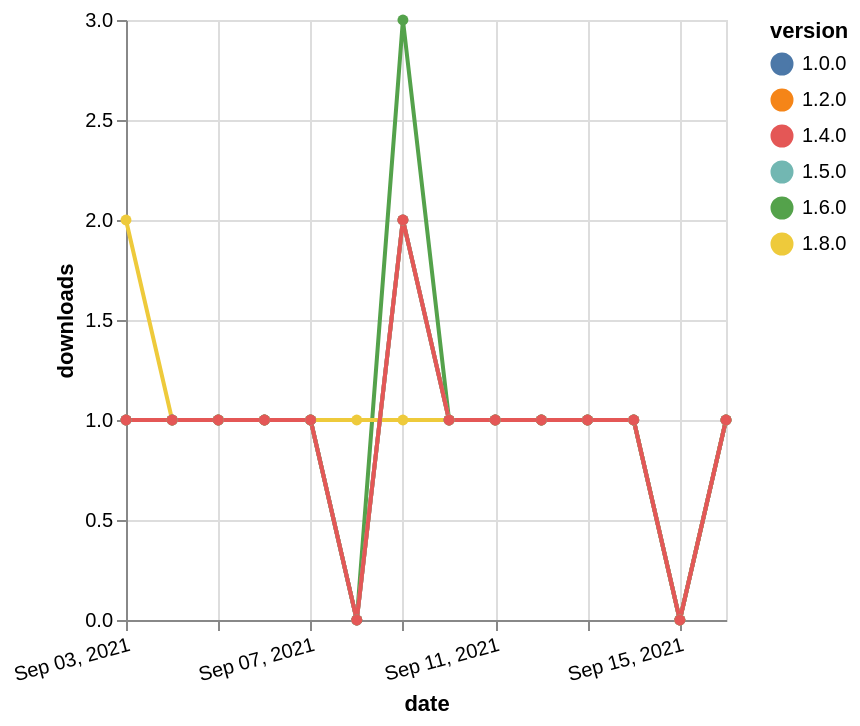

Here is the Vega-Lite specification saved for this chart:
### Vega-Lite specification from a JSON file in a GitHub repository (floating-point values rounded to 4 significant figures)
{"$schema": "https://vega.github.io/schema/vega-lite/v5.json", "description": "A simple bar chart with embedded data.", "data": {"values": [{"date": "2021-09-03", "total": 161, "delta": 1, "version": "1.6.0"}, {"date": "2021-09-04", "total": 162, "delta": 1, "version": "1.6.0"}, {"date": "2021-09-05", "total": 163, "delta": 1, "version": "1.6.0"}, {"date": "2021-09-06", "total": 164, "delta": 1, "version": "1.6.0"}, {"date": "2021-09-07", "total": 165, "delta": 1, "version": "1.6.0"}, {"date": "2021-09-08", "total": 165, "delta": 0, "version": "1.6.0"}, {"date": "2021-09-09", "total": 168, "delta": 3, "version": "1.6.0"}, {"date": "2021-09-10", "total": 169, "delta": 1, "version": "1.6.0"}, {"date": "2021-09-11", "total": 170, "delta": 1, "version": "1.6.0"}, {"date": "2021-09-12", "total": 171, "delta": 1, "version": "1.6.0"}, {"date": "2021-09-13", "total": 172, "delta": 1, "version": "1.6.0"}, {"date": "2021-09-14", "total": 173, "delta": 1, "version": "1.6.0"}, {"date": "2021-09-15", "total": 173, "delta": 0, "version": "1.6.0"}, {"date": "2021-09-16", "total": 174, "delta": 1, "version": "1.6.0"}, {"date": "2021-09-03", "total": 114, "delta": 2, "version": "1.8.0"}, {"date": "2021-09-04", "total": 115, "delta": 1, "version": "1.8.0"}, {"date": "2021-09-05", "total": 116, "delta": 1, "version": "1.8.0"}, {"date": "2021-09-06", "total": 117, "delta": 1, "version": "1.8.0"}, {"date": "2021-09-07", "total": 118, "delta": 1, "version": "1.8.0"}, {"date": "2021-09-08", "total": 119, "delta": 1, "version": "1.8.0"}, {"date": "2021-09-09", "total": 120, "delta": 1, "version": "1.8.0"}, {"date": "2021-09-10", "total": 121, "delta": 1, "version": "1.8.0"}, {"date": "2021-09-11", "total": 122, "delta": 1, "version": "1.8.0"}, {"date": "2021-09-12", "total": 123, "delta": 1, "version": "1.8.0"}, {"date": "2021-09-13", "total": 124, "delta": 1, "version": "1.8.0"}, {"date": "2021-09-14", "total": 125, "delta": 1, "version": "1.8.0"}, {"date": "2021-09-15", "total": 125, "delta": 0, "version": "1.8.0"}, {"date": "2021-09-16", "total": 126, "delta": 1, "version": "1.8.0"}, {"date": "2021-09-03", "total": 169, "delta": 1, "version": "1.0.0"}, {"date": "2021-09-04", "total": 170, "delta": 1, "version": "1.0.0"}, {"date": "2021-09-05", "total": 171, "delta": 1, "version": "1.0.0"}, {"date": "2021-09-06", "total": 172, "delta": 1, "version": "1.0.0"}, {"date": "2021-09-07", "total": 173, "delta": 1, "version": "1.0.0"}, {"date": "2021-09-08", "total": 173, "delta": 0, "version": "1.0.0"}, {"date": "2021-09-09", "total": 175, "delta": 2, "version": "1.0.0"}, {"date": "2021-09-10", "total": 176, "delta": 1, "version": "1.0.0"}, {"date": "2021-09-11", "total": 177, "delta": 1, "version": "1.0.0"}, {"date": "2021-09-12", "total": 178, "delta": 1, "version": "1.0.0"}, {"date": "2021-09-13", "total": 179, "delta": 1, "version": "1.0.0"}, {"date": "2021-09-14", "total": 180, "delta": 1, "version": "1.0.0"}, {"date": "2021-09-15", "total": 180, "delta": 0, "version": "1.0.0"}, {"date": "2021-09-16", "total": 181, "delta": 1, "version": "1.0.0"}, {"date": "2021-09-03", "total": 168, "delta": 1, "version": "1.2.0"}, {"date": "2021-09-04", "total": 169, "delta": 1, "version": "1.2.0"}, {"date": "2021-09-05", "total": 170, "delta": 1, "version": "1.2.0"}, {"date": "2021-09-06", "total": 171, "delta": 1, "version": "1.2.0"}, {"date": "2021-09-07", "total": 172, "delta": 1, "version": "1.2.0"}, {"date": "2021-09-08", "total": 172, "delta": 0, "version": "1.2.0"}, {"date": "2021-09-09", "total": 174, "delta": 2, "version": "1.2.0"}, {"date": "2021-09-10", "total": 175, "delta": 1, "version": "1.2.0"}, {"date": "2021-09-11", "total": 176, "delta": 1, "version": "1.2.0"}, {"date": "2021-09-12", "total": 177, "delta": 1, "version": "1.2.0"}, {"date": "2021-09-13", "total": 178, "delta": 1, "version": "1.2.0"}, {"date": "2021-09-14", "total": 179, "delta": 1, "version": "1.2.0"}, {"date": "2021-09-15", "total": 179, "delta": 0, "version": "1.2.0"}, {"date": "2021-09-16", "total": 180, "delta": 1, "version": "1.2.0"}, {"date": "2021-09-03", "total": 130, "delta": 1, "version": "1.5.0"}, {"date": "2021-09-04", "total": 131, "delta": 1, "version": "1.5.0"}, {"date": "2021-09-05", "total": 132, "delta": 1, "version": "1.5.0"}, {"date": "2021-09-06", "total": 133, "delta": 1, "version": "1.5.0"}, {"date": "2021-09-07", "total": 134, "delta": 1, "version": "1.5.0"}, {"date": "2021-09-08", "total": 134, "delta": 0, "version": "1.5.0"}, {"date": "2021-09-09", "total": 136, "delta": 2, "version": "1.5.0"}, {"date": "2021-09-10", "total": 137, "delta": 1, "version": "1.5.0"}, {"date": "2021-09-11", "total": 138, "delta": 1, "version": "1.5.0"}, {"date": "2021-09-12", "total": 139, "delta": 1, "version": "1.5.0"}, {"date": "2021-09-13", "total": 140, "delta": 1, "version": "1.5.0"}, {"date": "2021-09-14", "total": 141, "delta": 1, "version": "1.5.0"}, {"date": "2021-09-15", "total": 141, "delta": 0, "version": "1.5.0"}, {"date": "2021-09-16", "total": 142, "delta": 1, "version": "1.5.0"}, {"date": "2021-09-03", "total": 147, "delta": 1, "version": "1.4.0"}, {"date": "2021-09-04", "total": 148, "delta": 1, "version": "1.4.0"}, {"date": "2021-09-05", "total": 149, "delta": 1, "version": "1.4.0"}, {"date": "2021-09-06", "total": 150, "delta": 1, "version": "1.4.0"}, {"date": "2021-09-07", "total": 151, "delta": 1, "version": "1.4.0"}, {"date": "2021-09-08", "total": 151, "delta": 0, "version": "1.4.0"}, {"date": "2021-09-09", "total": 153, "delta": 2, "version": "1.4.0"}, {"date": "2021-09-10", "total": 154, "delta": 1, "version": "1.4.0"}, {"date": "2021-09-11", "total": 155, "delta": 1, "version": "1.4.0"}, {"date": "2021-09-12", "total": 156, "delta": 1, "version": "1.4.0"}, {"date": "2021-09-13", "total": 157, "delta": 1, "version": "1.4.0"}, {"date": "2021-09-14", "total": 158, "delta": 1, "version": "1.4.0"}, {"date": "2021-09-15", "total": 158, "delta": 0, "version": "1.4.0"}, {"date": "2021-09-16", "total": 159, "delta": 1, "version": "1.4.0"}]}, "width": "container", "mark": {"type": "line", "point": {"filled": true}}, "encoding": {"x": {"field": "date", "type": "temporal", "timeUnit": "yearmonthdate", "title": "date", "axis": {"labelAngle": -15}}, "y": {"field": "delta", "type": "quantitative", "title": "downloads"}, "color": {"field": "version", "type": "nominal"}, "tooltip": {"field": "delta"}}}
